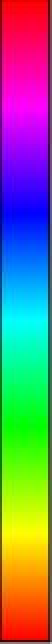
//> input picture opencvTest/resource/img/test/testclass.jpg, 26 x 322 px (shown 2 times larger)
$ ./colorRec   (built with g++ and OpenCV 4)
//> lines starting //> are read from the running program, lines starting //| are printed output that depends on the picture
/*
LastModified:2018-8-19 23:32:16
Author:Siri Yang, Li Zhou
for the UAV color recognize project.
ver:1.0
*/
#include "opencv2/opencv.hpp"
#include<iostream>
#include<vector>
using namespace cv;
Mat fill(Mat img);
	std::string colorRecognize(Mat src_hsv, Mat map);
	int colorClass(int h, int s, int v);
	// [22 lines left out: function eroBin, not called in this run]
	std::string colorClassString(int h, int s, int v,char language);
	void colorClassDemo()
	{
		Mat img = imread("D:\\VSProject\\opencvTest\\opencvTest\\resource\\img\\test\\testclass.jpg");
//> img is the input picture: 322 rows x 26 cols, CV_8UC3; mean B, G, R 120.4, 120.1, 121.2
		Mat img_hsv;
		cvtColor(img, img_hsv, CV_BGR2HSV);
//> img_hsv: 322 rows x 26 cols, CV_8UC3; mean H, S, V 88.7, 244.1, 234.6
		std::vector<Mat> hsv;
		split(img_hsv, hsv);//将HSV三个通道分离
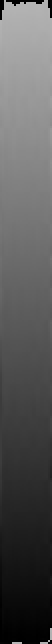
//> hsv[0]: 322 rows x 26 cols, CV_8UC1 (shown 2 times larger); min 0, max 179, mean 88.7
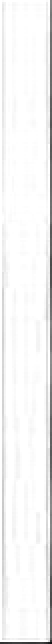
//> hsv[1]: 322 rows x 26 cols, CV_8UC1 (shown 2 times larger); min 18, max 255, mean 244.1
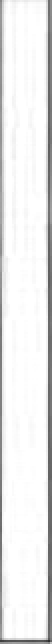
//> hsv[2]: 322 rows x 26 cols, CV_8UC1 (shown 2 times larger); min 46, max 255, mean 234.6
		for (int x = 0; x < img.rows; x++)
		{
			for (int y = 0; y < img.cols; y++)
			{
				//std::cout << map.at<uchar>(x, y) << std::endl;
				std::cout << colorClassString(hsv[0].at<uchar>(x, y), hsv[1].at<uchar>(x, y), hsv[2].at<uchar>(x, y),'c') << "  ";
			}
			std::cout << std::endl;
		}
	}
	std::string colorClassString(int h,int s,int v,char language='e')
	{
		int num = colorClass(h, s, v);
		if(language=='e')
		switch (num)
		{
		case 0:
			return "black";
			break;
		case 1:
			return "gray";
			break;
		case 2:
			return "white";
			break;
		case 3:
			return "red";
			break;
		case 4:
			return "orange";
			break;
		case 5:
			return "yellow";
			break;
		case 6:
			return "green";
			break;
		case 7:
			return "cyanine";
			break;
		case 8:
			return "blue";
			break;
		case 9:
			return "purple";
			break;
		default:
			break;
		}
		if (language == 'c')
		{
			switch (num)
			{
			case 0:
				return "黑";
				break;
			case 1:
				return "灰";
				break;
			case 2:
				return "白";
				break;
			case 3:
				return "红";
				break;
			case 4:
				return "橙";
				break;
			case 5:
				return "黄";
				break;
			case 6:
				return "绿";
				break;
			case 7:
				return "青";
				break;
			case 8:
				return "蓝";
				break;
			case 9:
				return "紫";
				break;
			default:
				break;
			}
		}
	}
	// [120 lines left out: functions colorRecTest, colorRecognize, colorTest, not called in this run]
	int colorClass(int h, int s, int v) {
		/*
		黑：0
		灰：1
		白：2
		红：3
		橙：4
		黄：5
		绿：6
		青：7
		蓝：8
		紫：9
		*/

		if ((h >= 0 && h <= 180) && (s >= 0 && s <= 255) && (v >= 0 && v <= 46))//225->255
		{
			return 0;
		}
		else if ((h >= 0 && h <= 180) && (s >= 0 && s <= 43) && (v >= 46 && v <= 220))
		{
			return 1;
		}
		else if ((h >= 0 && h <= 180) && (s >= 0 && s <= 90) && (v >= 100 && v <= 255))//s的30放大
		//else if ((h >= 0 && h <= 180) && (s >= 0 && s <= 60) && (v >= 221 && v <= 255))//s的30放大 //v1
		{
			return 2;
		}
		else if (((h >= 0 && h <= 10) || (h >= 156 && h <= 180)) && (s >= 43 && s <= 255) && (v >= 46 && v <= 255))
		{
			return 3;
		}
		else if ((h >= 11 && h <= 25) && (s >= 43 && s <= 255) && (v >= 46 && v <= 255))
		{
			return 4;
		}
		else if ((h >= 26 && h <= 34) && (s >= 43 && s <= 255) && (v >= 46 && v <= 255))
		{
			return 5;
		}
		else if ((h >= 35 && h <= 77) && (s >= 43 && s <= 255) && (v >= 46 && v <= 255))
		{
			return 6;
		}
		else if ((h >= 78 && h <= 99) && (s >= 43 && s <= 255) && (v >= 46 && v <= 255))
		{
			return 7;
		}
		else if ((h >= 100 && h <= 124) && (s >= 43 && s <= 255) && (v >= 46 && v <= 255))
		{
			return 8;
		}
		else if ((h >= 125 && h <= 155) && (s >= 43 && s <= 255) && (v >= 46 && v <= 255))
		{
			return 9;
		}

		return 0;
	}
	// [104 lines left out: functions fillv1, fill, not called in this run]
// [21 lines of commented-out code are left out]
int main() { colorClassDemo(); }

$ run again, with opencvTest/resource/img/test/12.jpg copied over opencvTest/resource/img/test/testclass.jpg
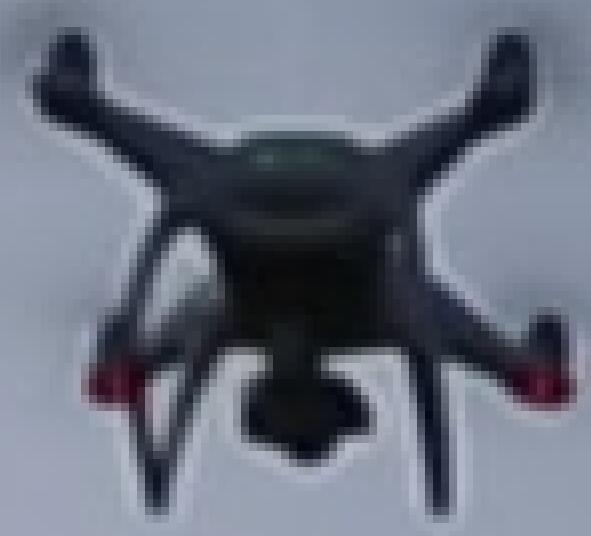
//> input picture opencvTest/resource/img/test/12.jpg, 591 x 536 px
//> in colorClassDemo, img is the input picture: 536 rows x 591 cols, CV_8UC3; mean B, G, R 127.6, 112.9, 106.6
//> img_hsv: 536 rows x 591 cols, CV_8UC3; mean H, S, V 110.9, 53, 127.8
//> in colorClassDemo, `split(img_hsv, hsv);`:
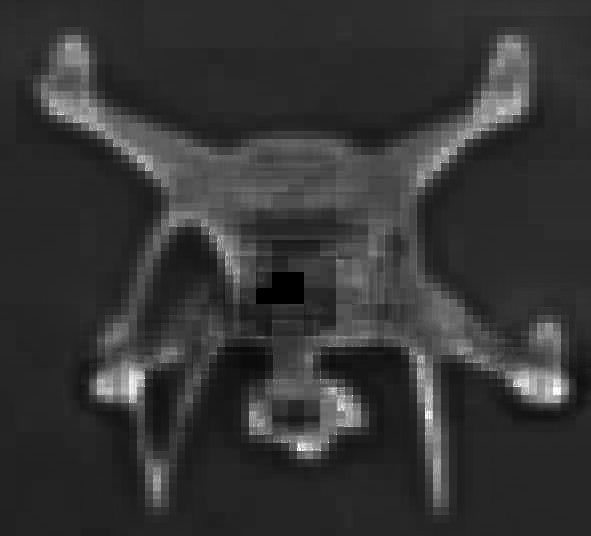
//> hsv[1]: 536 rows x 591 cols, CV_8UC1; min 0, max 255, mean 53
//> in colorClassDemo, `split(img_hsv, hsv);`:
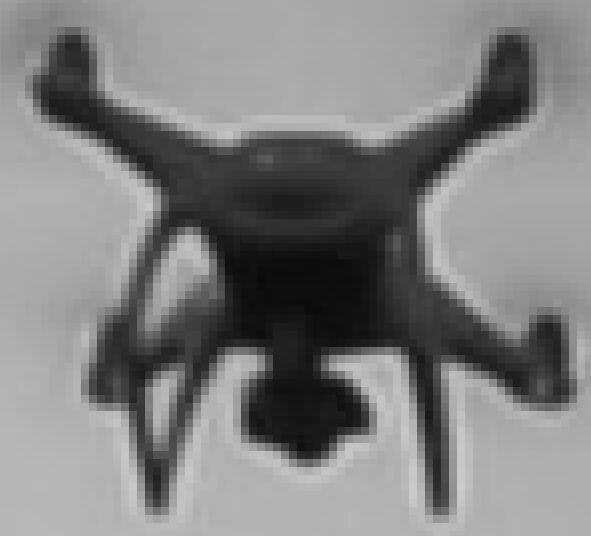
//> hsv[2]: 536 rows x 591 cols, CV_8UC1; min 8, max 208, mean 127.8
